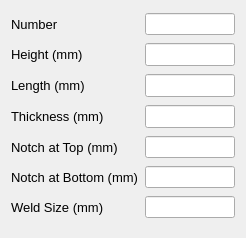
<?xml version="1.0" encoding="UTF-8"?>
<ui version="4.0">
 <class>Stiffener</class>
 <widget class="QDialog" name="Stiffener">
  <property name="geometry">
   <rect>
    <x>0</x>
    <y>0</y>
    <width>246</width>
    <height>238</height>
   </rect>
  </property>
  <property name="windowTitle">
   <string>Stiffener</string>
  </property>
  <layout class="QGridLayout" name="gridLayout">
   <item row="7" column="0">
    <widget class="QLabel" name="label">
     <property name="font">
      <font>
       <pointsize>10</pointsize>
      </font>
     </property>
     <property name="text">
      <string>Weld Size (mm)</string>
     </property>
    </widget>
   </item>
   <item row="2" column="1">
    <widget class="QLineEdit" name="txt_stiffnrLength">
     <property name="font">
      <font>
       <pointsize>10</pointsize>
       <weight>50</weight>
       <bold>false</bold>
      </font>
     </property>
     <property name="readOnly">
      <bool>true</bool>
     </property>
    </widget>
   </item>
   <item row="7" column="1">
    <widget class="QLineEdit" name="txt_stiffnrWeldSize"/>
   </item>
   <item row="2" column="0">
    <widget class="QLabel" name="label_2">
     <property name="font">
      <font>
       <pointsize>10</pointsize>
       <weight>50</weight>
       <bold>false</bold>
      </font>
     </property>
     <property name="text">
      <string>Length (mm)</string>
     </property>
    </widget>
   </item>
   <item row="6" column="0">
    <widget class="QLabel" name="label_4">
     <property name="font">
      <font>
       <pointsize>10</pointsize>
      </font>
     </property>
     <property name="text">
      <string>Notch at Bottom (mm)</string>
     </property>
    </widget>
   </item>
   <item row="6" column="1">
    <widget class="QLineEdit" name="txt_stiffnrNotchAtBottom"/>
   </item>
   <item row="5" column="0">
    <widget class="QLabel" name="label_3">
     <property name="font">
      <font>
       <pointsize>10</pointsize>
      </font>
     </property>
     <property name="text">
      <string>Notch at Top (mm)</string>
     </property>
    </widget>
   </item>
   <item row="1" column="1">
    <widget class="QLineEdit" name="txt_stiffnrHeight">
     <property name="font">
      <font>
       <pointsize>10</pointsize>
       <weight>50</weight>
       <bold>false</bold>
      </font>
     </property>
     <property name="readOnly">
      <bool>true</bool>
     </property>
    </widget>
   </item>
   <item row="5" column="1">
    <widget class="QLineEdit" name="txt_stiffnrNotchAtTop"/>
   </item>
   <item row="3" column="1">
    <widget class="QLineEdit" name="txt_stiffnrThickness">
     <property name="font">
      <font>
       <pointsize>10</pointsize>
       <weight>50</weight>
       <bold>false</bold>
      </font>
     </property>
     <property name="readOnly">
      <bool>true</bool>
     </property>
    </widget>
   </item>
   <item row="1" column="0">
    <widget class="QLabel" name="plateHeight">
     <property name="font">
      <font>
       <pointsize>10</pointsize>
       <weight>50</weight>
       <bold>false</bold>
      </font>
     </property>
     <property name="text">
      <string>Height (mm)</string>
     </property>
    </widget>
   </item>
   <item row="3" column="0">
    <widget class="QLabel" name="label_163">
     <property name="font">
      <font>
       <pointsize>10</pointsize>
       <weight>50</weight>
       <bold>false</bold>
      </font>
     </property>
     <property name="focusPolicy">
      <enum>Qt::NoFocus</enum>
     </property>
     <property name="text">
      <string>&lt;html&gt;&lt;head/&gt;&lt;body&gt;&lt;p&gt;Thickness (mm)&lt;/p&gt;&lt;/body&gt;&lt;/html&gt;</string>
     </property>
    </widget>
   </item>
   <item row="0" column="1">
    <widget class="QLineEdit" name="txt_stiffnrNo"/>
   </item>
   <item row="0" column="0">
    <widget class="QLabel" name="label_5">
     <property name="font">
      <font>
       <pointsize>10</pointsize>
      </font>
     </property>
     <property name="text">
      <string>Number</string>
     </property>
    </widget>
   </item>
  </layout>
 </widget>
 <resources/>
 <connections/>
</ui>
